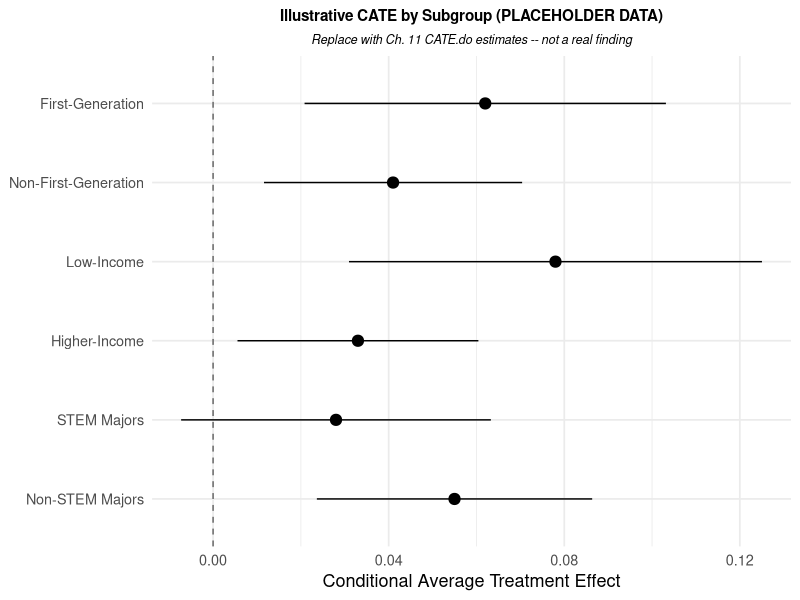
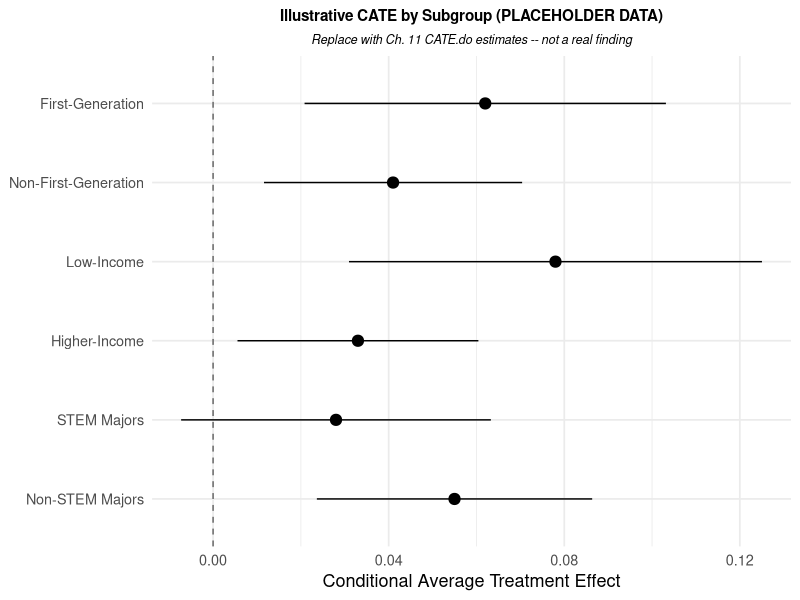
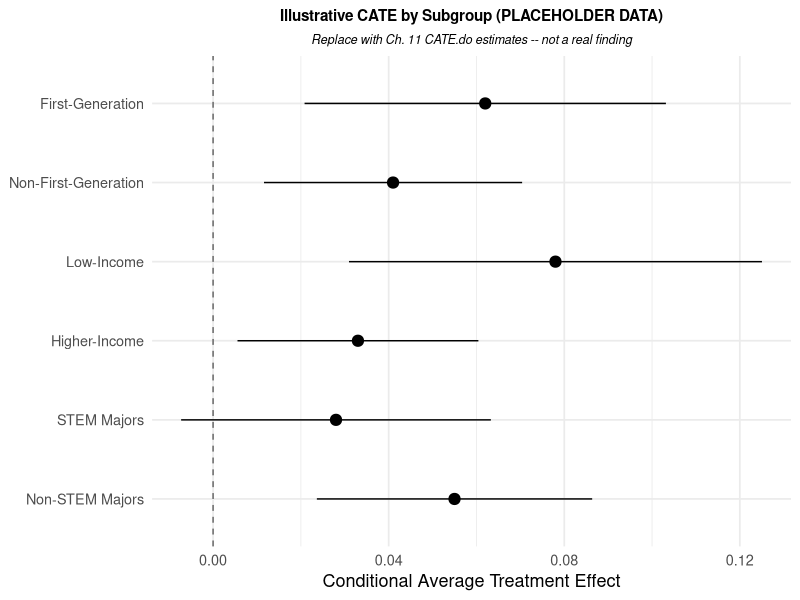

R code for these plots, in order:
#=========================================================================
# MTE_CATE_Plots13.R
# Section 13.7: Presenting IV, CATE, and MTE Results
# R translation of MTE_CATE_Plots13.do
#
# NOTE: matching the Stata original, almost this entire file is
# documented placeholder/sketch code pending Ch. 11/12 finalization --
# only the illustrative CATE forest plot (13.7.2, placeholder data) is
# actually executable in either language. Sections 13.7.1, 13.7.2a, and
# 13.7.3 are carried forward as NOTE-only stubs, exactly as they exist
# in MTE_CATE_Plots13.do, rather than fabricating results neither
# language has produced yet.
#=========================================================================

if (!exists("root_dir")) {
  # Mirrors Stata_code13.do's own username-conditional path logic
  # (`if c(username) == "marvi"`) -- defaults to the real Chapter 13
  # folder on the author's machine regardless of R's current working
  # directory, and falls back to getwd() for anyone else running this
  # standalone.
  if (Sys.getenv("USERNAME") == "marvi") {
    root_dir <- "C:/Users/marvi/Dropbox/Book/2nd Edition/Chapter 13"
    data_dir <- file.path(root_dir, "Data", "Stata")  # matches Stata's global data_dir
  } else {
    root_dir <- getwd()
    data_dir <- file.path(root_dir, "Data")
  }
  graphs_dir <- file.path(root_dir, "Output", "figures")
  tables_dir <- file.path(root_dir, "Output", "tables")
  logdir     <- file.path(root_dir, "Output", "logs")
}

suppressPackageStartupMessages({
  library(dplyr)
  library(ggplot2)
})

cat("MTE_CATE_Plots13.R running:", format(Sys.time()), "\n")

pubexport <- function(p, gname, w = 8, h = 5.5) {
  ggsave(file.path(graphs_dir, paste0(gname, "_R.svg")), p, width = w, height = h)
  ggsave(file.path(graphs_dir, paste0(gname, "_R.pdf")), p, width = w, height = h)
  ggsave(file.path(graphs_dir, paste0(gname, "_R.png")), p, width = w, height = h, dpi = 300)
  # Register the live ggplot object (keyed by its canonical export
  # name, not its R variable name) for PolicymakerDeck13.R to pull
  # from later -- avoids the variable-name-collision risk that would
  # occur if the deck script instead grabbed figures by loose global
  # variable name (e.g. "fig13_15" is reused across two different
  # sub-scripts for two different figures).
  if (exists("fig13_registry", envir = .GlobalEnv)) {
    assign(gname, p, envir = get("fig13_registry", envir = .GlobalEnv))
  }
}

#=========================================================================
# 13.7.1 IV/2SLS: First-Stage Strength and Reduced-Form Visuals
#=========================================================================
# NOTE -- NEW CODE NEEDED (matches Stata original -- no executable code
# exists yet in either language). Pull from Ch. 11 (ivregress 2sls model
# on the B&B synthetic data). R equivalent would use AER::ivreg(), e.g.:
#
#   library(AER)
#   fit_iv <- ivreg(completion ~ treatment_var + controls |
#                      state_ga_funding + controls, data = ...)
#   summary(fit_iv, diagnostics = TRUE)  # first-stage F-stat via diagnostics
#
# AER is CRAN-standard and confirmed installable/available in this
# environment -- ready to implement once the Ch. 11 model is finalized.

#=========================================================================
# 13.7.2 CATE by Subgroup (margins-based)
#=========================================================================
# NOTE -- NEW CODE NEEDED (real version), matching Stata original. Pull
# from Ch. 11 CATE.do once available.
#
#-------------------------------------------------------------------------
# ILLUSTRATIVE DEMONSTRATION (placeholder data) -- mirrors the Stata
# original exactly: clearly-synthetic subgroup values so the figure runs
# today. Replace with actual per-subgroup CATE point estimates and SEs
# from Ch. 11's CATE.do the moment those are available. NOT a real
# finding.
#-------------------------------------------------------------------------
cate_illus <- data.frame(
  subgroup = c("First-Generation", "Non-First-Generation", "Low-Income",
               "Higher-Income", "STEM Majors", "Non-STEM Majors"),
  cate = c(0.062, 0.041, 0.078, 0.033, 0.028, 0.055),
  se   = c(0.021, 0.015, 0.024, 0.014, 0.018, 0.016)
) %>%
  mutate(
    lo = cate - 1.96 * se,
    hi = cate + 1.96 * se,
    # preserve intended display order (not alphabetical -- matches
    # Stata's explicit label-order construction, avoiding "encode"'s
    # alphabetizing behavior)
    subgroup = factor(subgroup, levels = rev(subgroup))
  )

fig13_15 <- ggplot(cate_illus, aes(x = cate, y = subgroup)) +
  geom_vline(xintercept = 0, linetype = "dashed", color = "gray40") +
  geom_pointrange(aes(xmin = lo, xmax = hi), size = 0.7, color = "black") +
  labs(title = "Illustrative CATE by Subgroup (PLACEHOLDER DATA)",
       subtitle = "Replace with Ch. 11 CATE.do estimates -- not a real finding",
       x = "Conditional Average Treatment Effect", y = NULL) +
  theme_minimal(base_size = 13) +
  theme(plot.title = element_text(face = "bold", hjust = 0.5, size = 11),
        plot.subtitle = element_text(hjust = 0.5, size = 9, face = "italic"))

pubexport(fig13_15, "fig13_15_cate_illus")

#=========================================================================
# 13.7.2a Official CATE Workflow (Stata 19 cate/categraph)
#=========================================================================
# NOTE -- NEW CODE NEEDED (matches Stata original). No direct R
# equivalent of Stata 19's native cate/categraph command exists; the
# closest CRAN-standard substitute is the `grf` (generalized random
# forests) package's causal_forest() + best_linear_projection(), or
# marginaleffects::avg_comparisons() with a flexible ML nuisance model.
# Both are legitimate substitutes but represent a different estimator
# family than Stata's cate command -- confirm the intended nuisance-model
# approach (lasso vs. random forest) against the Ch. 11 MTE model's own
# assumptions before implementing, exactly as the Stata original flags.

#=========================================================================
# 13.7.3 MTE and MPRTE Curves
#=========================================================================
# NOTE -- NEW CODE NEEDED (matches Stata original). Pull from Ch. 11
# MTE_MPRTE.do (mtefe output). R equivalent once available:
#
#   ggplot(mte_df, aes(x = u_support)) +
#     geom_ribbon(aes(ymin = mte_lo, ymax = mte_hi), fill = "gray80") +
#     geom_line(aes(y = mte_hat), color = "black") +
#     labs(x = "Unobserved Resistance to Treatment (u)",
#          y = "Marginal Treatment Effect")

#=========================================================================
# 13.7.4 Policy-Relevant Treatment Effect (PRTE) Summary Table
#=========================================================================
# NOTE -- table content lives in EstimationTables13.R; this file supplies
# the underlying PRTE point estimates from the Ch. 12 Grad PLUS cap
# application, once available (matches Stata original).

cat("MTE_CATE_Plots13.R completed:", format(Sys.time()), "\n")
cat("NOTE: Sections 13.7.1, 13.7.2a, 13.7.3 are documented stubs,\n")
cat("matching the Stata original's own incomplete state.\n")
